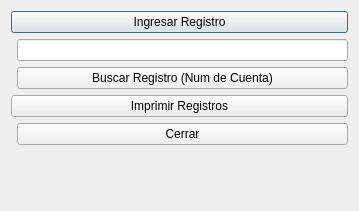
<?xml version="1.0" encoding="UTF-8"?>
<ui version="4.0">
 <class>Tarea1</class>
 <widget class="QDialog" name="Tarea1">
  <property name="geometry">
   <rect>
    <x>0</x>
    <y>0</y>
    <width>359</width>
    <height>211</height>
   </rect>
  </property>
  <property name="windowTitle">
   <string>Dialog</string>
  </property>
  <layout class="QFormLayout" name="formLayout">
   <property name="fieldGrowthPolicy">
    <enum>QFormLayout::AllNonFixedFieldsGrow</enum>
   </property>
   <item row="2" column="0" colspan="2">
    <widget class="QPushButton" name="IngresarNombreBtn">
     <property name="text">
      <string>Ingresar Registro</string>
     </property>
    </widget>
   </item>
   <item row="3" column="1">
    <widget class="QLineEdit" name="lineEdit">
     <property name="inputMethodHints">
      <set>Qt::ImhDigitsOnly</set>
     </property>
    </widget>
   </item>
   <item row="4" column="1">
    <widget class="QPushButton" name="BuscarNombreBtn">
     <property name="text">
      <string>Buscar Registro (Num de Cuenta)</string>
     </property>
    </widget>
   </item>
   <item row="5" column="0" colspan="2">
    <widget class="QPushButton" name="ImprimirBtn">
     <property name="text">
      <string>Imprimir Registros</string>
     </property>
    </widget>
   </item>
   <item row="6" column="1">
    <widget class="QPushButton" name="closeBtn">
     <property name="text">
      <string>Cerrar</string>
     </property>
    </widget>
   </item>
  </layout>
 </widget>
 <resources/>
 <connections/>
</ui>
